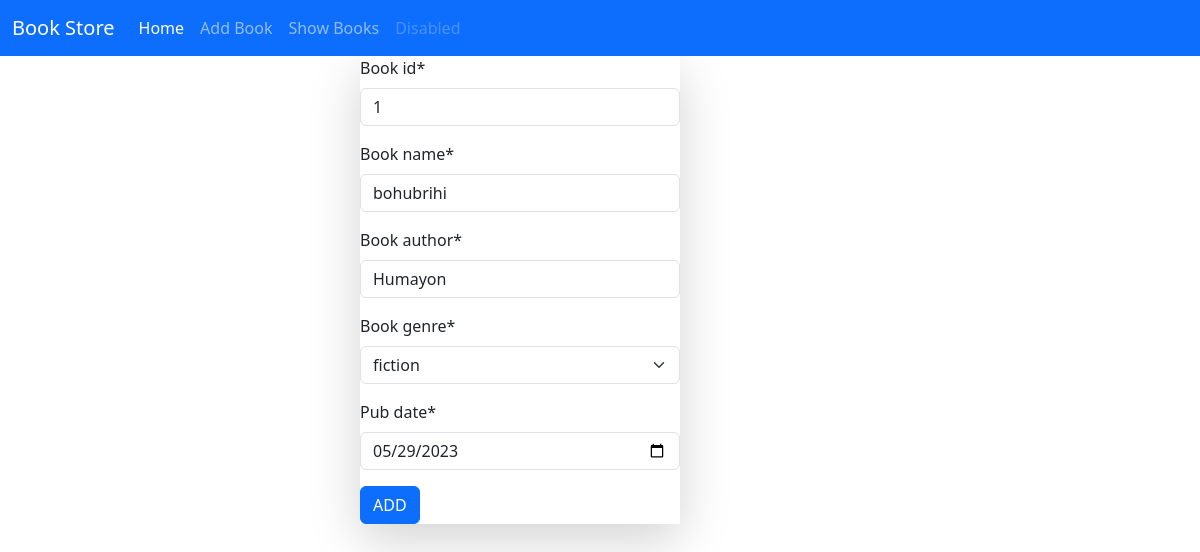
Screenshot of /edit-books/1/ with the database file from the repository.
### Book/models.py (models this page shows)
class BookShopModel(models.Model):
    genre = [('thriller','thriller'),('fiction','fiction'), ('poem','poem'), ('religious','religious'),('academic','academic')]
    book_id = models.IntegerField(primary_key=True)
    book_name = models.CharField(max_length=30)
    book_author= models.CharField(max_length=30)
    book_genre = models.CharField(max_length=30,choices=genre)
    pub_date = models.DateField()

### Book/views.py (the view)
# urls.py: path('edit-books/<int:pk>/',views.edit_books.as_view(),name='edit_books'),
class edit_books(UpdateView):
    model = BookShopModel
    form_class = BookStoreForm
    template_name = 'add_book.html'
    success_url = reverse_lazy('show_books')

### Book/forms.py
class BookStoreForm(forms.ModelForm):
    class  Meta:
       model = BookShopModel
       fields = ['book_id', 'book_name','book_author', 'book_genre', 'pub_date']
       widgets= {
           'pub_date':forms.DateInput(attrs={'type':'date'})
       }

### Book/templates/add_book.html (shortened to what this page needs)
{% extends 'base.html' %}
{% load crispy_forms_tags %}
{% block start %}
<div style="width: 40%; margin:auto">
    <form class="col-8  shadow-lg" method="post">
        {{form|crispy}}
        <button class="btn btn-primary">ADD</button>
    </form>
</div>
{% endblock %}

### rows the page displays
BookShopModel: book_id "1", book_name "bohubrihi", book_author "Humayon", book_genre "fiction", pub_date "05/29/2023"
